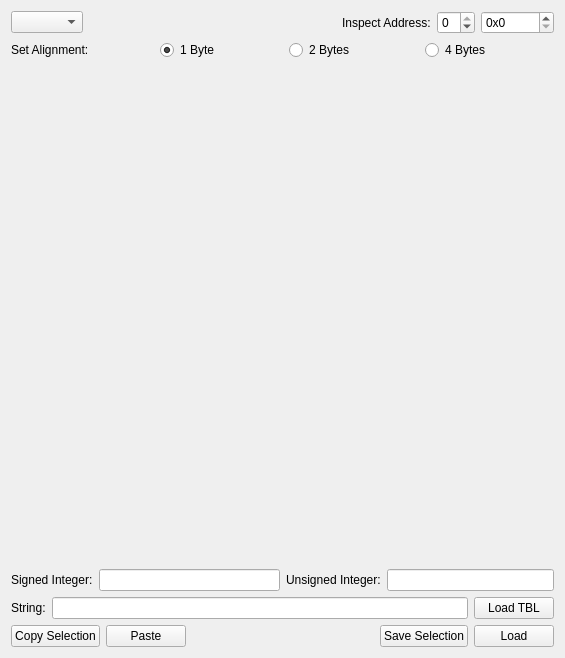
<?xml version="1.0" encoding="UTF-8"?>
<ui version="4.0">
 <class>MemoryView</class>
 <widget class="QWidget" name="MemoryView">
  <property name="geometry">
   <rect>
    <x>0</x>
    <y>0</y>
    <width>565</width>
    <height>658</height>
   </rect>
  </property>
  <property name="windowTitle">
   <string>Memory</string>
  </property>
  <layout class="QVBoxLayout" name="verticalLayout">
   <item>
    <layout class="QHBoxLayout" name="horizontalLayout">
     <item>
      <widget class="QComboBox" name="regions"/>
     </item>
     <item>
      <spacer name="horizontalSpacer">
       <property name="orientation">
        <enum>Qt::Horizontal</enum>
       </property>
       <property name="sizeHint" stdset="0">
        <size>
         <width>0</width>
         <height>0</height>
        </size>
       </property>
      </spacer>
     </item>
     <item>
      <widget class="QLabel" name="label">
       <property name="text">
        <string>Inspect Address:</string>
       </property>
      </widget>
     </item>
     <item>
      <widget class="QSpinBox" name="segments">
       <property name="minimum">
        <number>-1</number>
       </property>
       <property name="maximum">
        <number>0</number>
       </property>
       <property name="displayIntegerBase">
        <number>16</number>
       </property>
      </widget>
     </item>
     <item>
      <widget class="QSpinBox" name="setAddress">
       <property name="accelerated">
        <bool>true</bool>
       </property>
       <property name="prefix">
        <string>0x</string>
       </property>
       <property name="maximum">
        <number>268435455</number>
       </property>
       <property name="singleStep">
        <number>16</number>
       </property>
       <property name="displayIntegerBase">
        <number>16</number>
       </property>
      </widget>
     </item>
    </layout>
   </item>
   <item>
    <layout class="QHBoxLayout" name="horizontalLayout_3">
     <item>
      <widget class="QLabel" name="label_2">
       <property name="text">
        <string>Set Alignment:</string>
       </property>
      </widget>
     </item>
     <item>
      <spacer name="horizontalSpacer_2">
       <property name="orientation">
        <enum>Qt::Horizontal</enum>
       </property>
       <property name="sizeHint" stdset="0">
        <size>
         <width>0</width>
         <height>0</height>
        </size>
       </property>
      </spacer>
     </item>
     <item>
      <widget class="QRadioButton" name="width8">
       <property name="text">
        <string>1 Byte</string>
       </property>
       <property name="checked">
        <bool>true</bool>
       </property>
      </widget>
     </item>
     <item>
      <spacer name="horizontalSpacer_4">
       <property name="orientation">
        <enum>Qt::Horizontal</enum>
       </property>
       <property name="sizeHint" stdset="0">
        <size>
         <width>0</width>
         <height>0</height>
        </size>
       </property>
      </spacer>
     </item>
     <item>
      <widget class="QRadioButton" name="width16">
       <property name="text">
        <string>2 Bytes</string>
       </property>
      </widget>
     </item>
     <item>
      <spacer name="horizontalSpacer_5">
       <property name="orientation">
        <enum>Qt::Horizontal</enum>
       </property>
       <property name="sizeHint" stdset="0">
        <size>
         <width>0</width>
         <height>0</height>
        </size>
       </property>
      </spacer>
     </item>
     <item>
      <widget class="QRadioButton" name="width32">
       <property name="text">
        <string>4 Bytes</string>
       </property>
      </widget>
     </item>
     <item>
      <spacer name="horizontalSpacer_3">
       <property name="orientation">
        <enum>Qt::Horizontal</enum>
       </property>
       <property name="sizeHint" stdset="0">
        <size>
         <width>0</width>
         <height>0</height>
        </size>
       </property>
      </spacer>
     </item>
    </layout>
   </item>
   <item>
    <widget class="QGBA::MemoryModel" name="hexfield" native="true">
     <property name="sizePolicy">
      <sizepolicy hsizetype="Preferred" vsizetype="Expanding">
       <horstretch>0</horstretch>
       <verstretch>0</verstretch>
      </sizepolicy>
     </property>
     <zorder></zorder>
    </widget>
   </item>
   <item>
    <layout class="QGridLayout" name="gridLayout">
     <item row="0" column="1">
      <layout class="QHBoxLayout" name="horizontalLayout_6">
       <item>
        <widget class="QLabel" name="label_4">
         <property name="text">
          <string>Unsigned Integer:</string>
         </property>
        </widget>
       </item>
       <item>
        <widget class="QLineEdit" name="uintVal">
         <property name="readOnly">
          <bool>true</bool>
         </property>
        </widget>
       </item>
      </layout>
     </item>
     <item row="0" column="0">
      <layout class="QHBoxLayout" name="horizontalLayout_2">
       <item>
        <widget class="QLabel" name="label_3">
         <property name="text">
          <string>Signed Integer:</string>
         </property>
        </widget>
       </item>
       <item>
        <widget class="QLineEdit" name="sintVal">
         <property name="readOnly">
          <bool>true</bool>
         </property>
        </widget>
       </item>
      </layout>
     </item>
     <item row="1" column="0" colspan="2">
      <layout class="QHBoxLayout" name="horizontalLayout_4">
       <item>
        <widget class="QLabel" name="label_5">
         <property name="text">
          <string>String:</string>
         </property>
        </widget>
       </item>
       <item>
        <widget class="QLineEdit" name="stringVal">
         <property name="readOnly">
          <bool>true</bool>
         </property>
        </widget>
       </item>
       <item>
        <widget class="QPushButton" name="loadTBL">
         <property name="text">
          <string>Load TBL</string>
         </property>
        </widget>
       </item>
      </layout>
     </item>
    </layout>
   </item>
   <item>
    <layout class="QHBoxLayout" name="horizontalLayout_5">
     <item>
      <widget class="QPushButton" name="copy">
       <property name="text">
        <string>Copy Selection</string>
       </property>
      </widget>
     </item>
     <item>
      <widget class="QPushButton" name="paste">
       <property name="text">
        <string>Paste</string>
       </property>
      </widget>
     </item>
     <item>
      <spacer name="horizontalSpacer_7">
       <property name="orientation">
        <enum>Qt::Horizontal</enum>
       </property>
       <property name="sizeHint" stdset="0">
        <size>
         <width>40</width>
         <height>20</height>
        </size>
       </property>
      </spacer>
     </item>
     <item>
      <widget class="QPushButton" name="save">
       <property name="text">
        <string>Save Selection</string>
       </property>
      </widget>
     </item>
     <item>
      <widget class="QPushButton" name="load">
       <property name="text">
        <string>Load</string>
       </property>
      </widget>
     </item>
    </layout>
   </item>
  </layout>
 </widget>
 <customwidgets>
  <customwidget>
   <class>QGBA::MemoryModel</class>
   <extends>QWidget</extends>
   <header>MemoryModel.h</header>
   <container>1</container>
  </customwidget>
 </customwidgets>
 <resources/>
 <connections/>
</ui>
